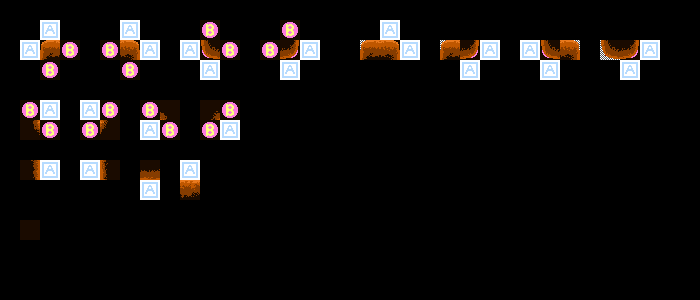

Tiled map render using the project's own tile images. Description and the whole map definition, tile-layer contents included, below:
An orthogonal 35x15 tile map with 20x20 px tiles, 3 tile layers (regions, input_base, output_base), 1 hidden layer not drawn and 3 objects (3x Ledge).

<map version="1.5" tiledversion="1.7.2" orientation="orthogonal" renderorder="right-down" width="35" height="15" tilewidth="20" tileheight="20" infinite="0" nextlayerid="7" nextobjectid="9">
 <tileset firstgid="1" source="OrangeCaveTileset.tsx" />
 <layer id="1" name="regions" width="35" height="15">
  <data encoding="csv">
0,0,0,0,0,0,0,0,0,0,0,0,0,0,0,0,0,0,0,0,0,0,0,0,0,0,0,0,0,0,0,0,0,0,0,
0,0,13,0,0,0,13,0,0,0,13,0,0,0,13,0,0,0,0,13,0,0,0,0,0,0,0,0,0,0,0,0,0,0,0,
0,13,13,13,0,13,13,13,0,13,13,13,0,13,13,13,0,0,13,13,13,0,13,13,13,0,13,13,13,0,13,13,13,0,0,
0,0,13,0,0,0,13,0,0,0,13,0,0,0,13,0,0,0,0,0,0,0,0,13,0,0,0,13,0,0,0,13,0,0,0,
0,0,0,0,0,0,0,0,0,0,0,0,0,0,0,0,0,0,0,0,0,0,0,0,0,0,0,0,0,0,0,0,0,0,0,
0,13,13,0,13,13,0,13,13,0,13,13,0,0,0,0,0,0,0,0,0,0,0,0,0,0,0,0,0,0,0,0,0,0,0,
0,13,13,0,13,13,0,13,13,0,13,13,0,0,0,0,0,0,0,0,0,0,0,0,0,0,0,0,0,0,0,0,0,0,0,
0,0,0,0,0,0,0,0,0,0,0,0,0,0,0,0,0,0,0,0,0,0,0,0,0,0,0,0,0,0,0,0,0,0,0,
0,13,13,0,13,13,0,13,0,13,0,0,0,0,0,0,0,0,0,0,0,0,0,0,0,0,0,0,0,0,0,0,0,0,0,
0,0,0,0,0,0,0,13,0,13,0,0,0,0,0,0,0,0,0,0,0,0,0,0,0,0,0,0,0,0,0,0,0,0,0,
0,0,0,0,0,0,0,0,0,0,0,0,0,0,0,0,0,0,0,0,0,0,0,0,0,0,0,0,0,0,0,0,0,0,0,
0,13,0,0,0,0,0,0,0,0,0,0,0,0,0,0,0,0,0,0,0,0,0,0,0,0,0,0,0,0,0,0,0,0,0,
0,0,0,0,0,0,0,0,0,0,0,0,0,0,0,0,0,0,0,0,0,0,0,0,0,0,0,0,0,0,0,0,0,0,0,
0,0,0,0,0,0,0,0,0,0,0,0,0,0,0,0,0,0,0,0,0,0,0,0,0,0,0,0,0,0,0,0,0,0,0,
0,0,0,0,0,0,0,0,0,0,0,0,0,0,0,0,0,0,0,0,0,0,0,0,0,0,0,0,0,0,0,0,0,0,0
</data>
 </layer>
 <layer id="2" name="input_base" width="35" height="15">
  <data encoding="csv">
0,0,0,0,0,0,0,0,0,0,0,0,0,0,0,0,0,0,0,0,0,0,0,0,0,0,0,0,0,0,0,0,0,0,0,
0,0,7,0,0,0,7,0,0,0,1,0,0,0,1,0,0,0,0,7,0,0,0,0,0,0,0,0,0,0,0,0,0,0,0,
0,7,1,1,0,1,1,7,0,7,1,1,0,1,1,7,0,0,2,1,7,0,2,1,7,0,7,1,4,0,14,1,7,0,0,
0,0,1,0,0,0,1,0,0,0,7,0,0,0,7,0,0,0,0,0,0,0,0,7,0,0,0,7,0,0,0,7,0,0,0,
0,0,0,0,0,0,0,0,0,0,0,0,0,0,0,0,0,0,0,0,0,0,0,0,0,0,0,0,0,0,0,0,0,0,0,
0,1,7,0,7,1,0,1,1,0,1,1,0,0,0,0,0,0,0,0,0,0,0,0,0,0,0,0,0,0,0,0,0,0,0,
0,1,1,0,1,1,0,7,1,0,1,7,0,0,0,0,0,0,0,0,0,0,0,0,0,0,0,0,0,0,0,0,0,0,0,
0,0,0,0,0,0,0,0,0,0,0,0,0,0,0,0,0,0,0,0,0,0,0,0,0,0,0,0,0,0,0,0,0,0,0,
0,1,7,0,7,1,0,1,0,7,0,0,0,0,0,0,0,0,0,0,0,0,0,0,0,0,0,0,0,0,0,0,0,0,0,
0,0,0,0,0,0,0,7,0,1,0,0,0,0,0,0,0,0,0,0,0,0,0,0,0,0,0,0,0,0,0,0,0,0,0,
0,0,0,0,0,0,0,0,0,0,0,0,0,0,0,0,0,0,0,0,0,0,0,0,0,0,0,0,0,0,0,0,0,0,0,
0,1,0,0,0,0,0,0,0,0,0,0,0,0,0,0,0,0,0,0,0,0,0,0,0,0,0,0,0,0,0,0,0,0,0,
0,0,0,0,0,0,0,0,0,0,0,0,0,0,0,0,0,0,0,0,0,0,0,0,0,0,0,0,0,0,0,0,0,0,0,
0,0,0,0,0,0,0,0,0,0,0,0,0,0,0,0,0,0,0,0,0,0,0,0,0,0,0,0,0,0,0,0,0,0,0,
0,0,0,0,0,0,0,0,0,0,0,0,0,0,0,0,0,0,0,0,0,0,0,0,0,0,0,0,0,0,0,0,0,0,0
</data>
 </layer>
 <layer id="3" name="output_base" width="35" height="15">
  <data encoding="csv">
0,0,0,0,0,0,0,0,0,0,0,0,0,0,0,0,0,0,0,0,0,0,0,0,0,0,0,0,0,0,0,0,0,0,0,
0,0,0,0,0,0,0,0,0,0,0,0,0,0,0,0,0,0,0,0,0,0,0,0,0,0,0,0,0,0,0,0,0,0,0,
0,0,2,0,0,0,4,0,0,0,14,0,0,0,16,0,0,0,0,4,0,0,0,16,0,0,0,14,0,0,0,16,0,0,0,
0,0,0,0,0,0,0,0,0,0,0,0,0,0,0,0,0,0,0,0,0,0,0,0,0,0,0,0,0,0,0,0,0,0,0,
0,0,0,0,0,0,0,0,0,0,0,0,0,0,0,0,0,0,0,0,0,0,0,0,0,0,0,0,0,0,0,0,0,0,0,
0,0,0,0,0,0,0,0,6,0,5,0,0,0,0,0,0,0,0,0,0,0,0,0,0,0,0,0,0,0,0,0,0,0,0,
0,11,0,0,0,12,0,0,0,0,0,0,0,0,0,0,0,0,0,0,0,0,0,0,0,0,0,0,0,0,0,0,0,0,0,
0,0,0,0,0,0,0,0,0,0,0,0,0,0,0,0,0,0,0,0,0,0,0,0,0,0,0,0,0,0,0,0,0,0,0,
0,10,0,0,0,8,0,15,0,0,0,0,0,0,0,0,0,0,0,0,0,0,0,0,0,0,0,0,0,0,0,0,0,0,0,
0,0,0,0,0,0,0,0,0,3,0,0,0,0,0,0,0,0,0,0,0,0,0,0,0,0,0,0,0,0,0,0,0,0,0,
0,0,0,0,0,0,0,0,0,0,0,0,0,0,0,0,0,0,0,0,0,0,0,0,0,0,0,0,0,0,0,0,0,0,0,
0,9,0,0,0,0,0,0,0,0,0,0,0,0,0,0,0,0,0,0,0,0,0,0,0,0,0,0,0,0,0,0,0,0,0,
0,0,0,0,0,0,0,0,0,0,0,0,0,0,0,0,0,0,0,0,0,0,0,0,0,0,0,0,0,0,0,0,0,0,0,
0,0,0,0,0,0,0,0,0,0,0,0,0,0,0,0,0,0,0,0,0,0,0,0,0,0,0,0,0,0,0,0,0,0,0,
0,0,0,0,0,0,0,0,0,0,0,0,0,0,0,0,0,0,0,0,0,0,0,0,0,0,0,0,0,0,0,0,0,0,0
</data>
 </layer>
 <layer id="4" name="output_collision" width="35" height="15" visible="0">
  <data encoding="csv">
0,0,0,0,0,0,0,0,0,0,0,0,0,0,0,0,0,0,0,0,0,0,0,0,0,0,0,0,0,0,0,0,0,0,0,
0,0,0,0,0,0,0,0,0,0,0,0,0,0,0,0,0,0,0,0,0,0,0,0,0,0,0,0,0,0,0,0,0,0,0,
0,0,0,0,0,0,0,0,0,0,0,0,0,0,0,0,0,0,0,0,0,0,0,0,0,0,0,0,0,0,0,0,0,0,0,
0,0,0,0,0,0,0,0,0,0,0,0,0,0,0,0,0,0,0,0,0,0,0,0,0,0,0,0,0,0,0,0,0,0,0,
0,0,0,0,0,0,0,0,0,0,0,0,0,0,0,0,0,0,0,0,0,0,0,0,0,0,0,0,0,0,0,0,0,0,0,
0,0,0,0,0,0,0,0,0,0,0,0,0,0,0,0,0,0,0,0,0,0,0,0,0,0,0,0,0,0,0,0,0,0,0,
0,0,0,0,0,0,0,0,0,0,0,0,0,0,0,0,0,0,0,0,0,0,0,0,0,0,0,0,0,0,0,0,0,0,0,
0,0,0,0,0,0,0,0,0,0,0,0,0,0,0,0,0,0,0,0,0,0,0,0,0,0,0,0,0,0,0,0,0,0,0,
0,0,0,0,0,0,0,0,0,0,0,0,0,0,0,0,0,0,0,0,0,0,0,0,0,0,0,0,0,0,0,0,0,0,0,
0,0,0,0,0,0,0,0,0,0,0,0,0,0,0,0,0,0,0,0,0,0,0,0,0,0,0,0,0,0,0,0,0,0,0,
0,0,0,0,0,0,0,0,0,0,0,0,0,0,0,0,0,0,0,0,0,0,0,0,0,0,0,0,0,0,0,0,0,0,0,
0,0,0,0,0,0,0,0,0,0,0,0,0,0,0,0,0,0,0,0,0,0,0,0,0,0,0,0,0,0,0,0,0,0,0,
0,0,0,0,0,0,0,0,0,0,0,0,0,0,0,0,0,0,0,0,0,0,0,0,0,0,0,0,0,0,0,0,0,0,0,
0,0,0,0,0,0,0,0,0,0,0,0,0,0,0,0,0,0,0,0,0,0,0,0,0,0,0,0,0,0,0,0,0,0,0,
0,0,0,0,0,0,0,0,0,0,0,0,0,0,0,0,0,0,0,0,0,0,0,0,0,0,0,0,0,0,0,0,0,0,0
</data>
 </layer>
 <objectgroup id="5" name="output_ledges">
  <object id="1" name="Ledge" x="42" y="42">
   <point />
  </object>
  <object id="2" name="Ledge" x="138" y="42">
   <point />
  </object>
  <object id="5" name="Ledge" x="398" y="42">
   <point />
  </object>
 </objectgroup>
</map>
